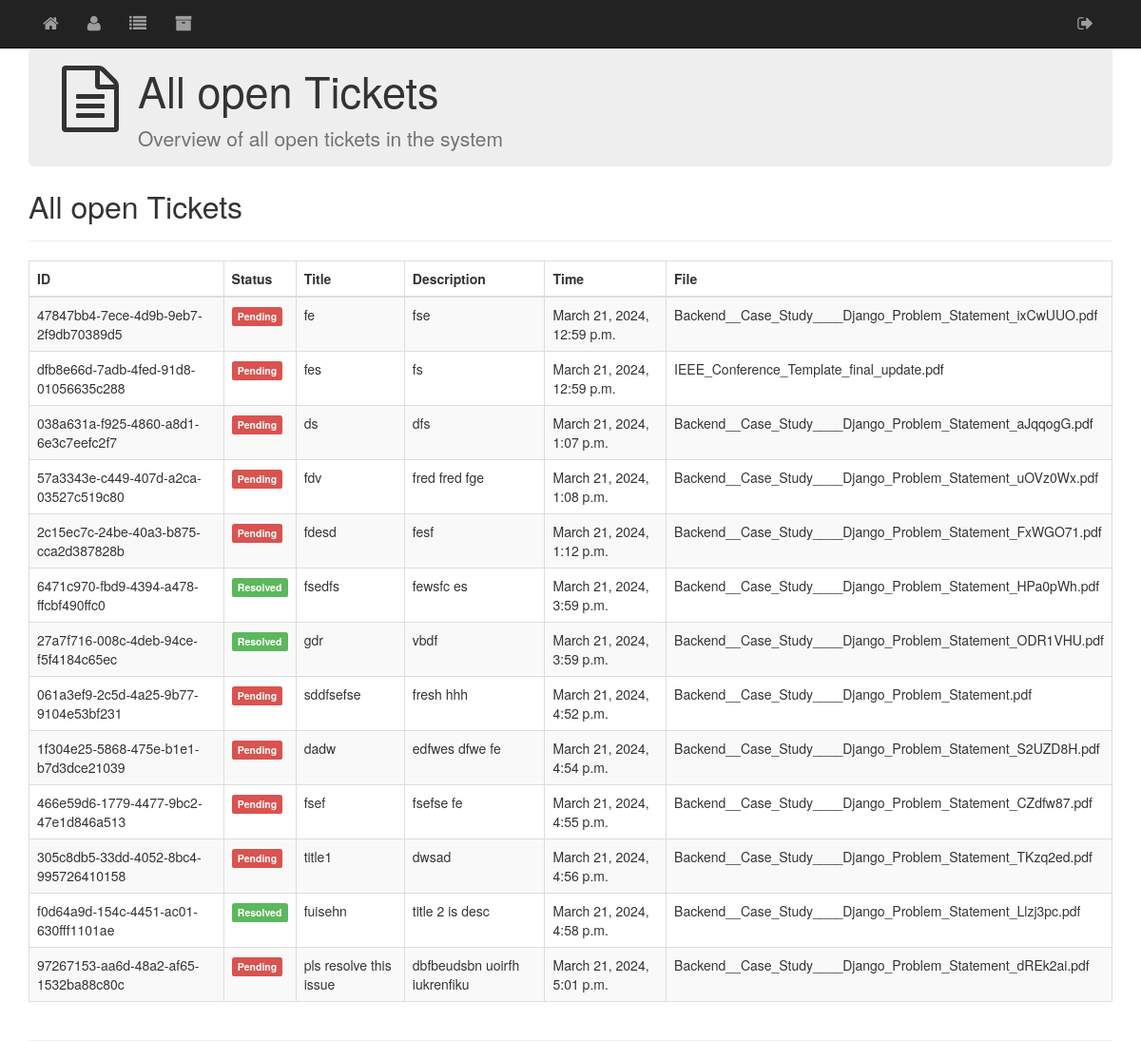
/all_tickets/, run on an earlier commit of the app's database.
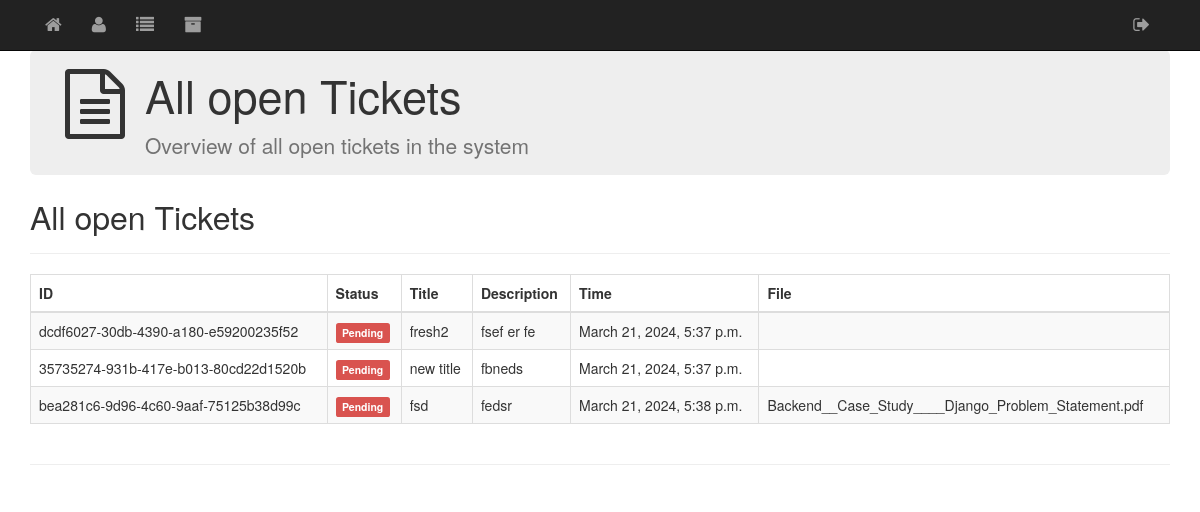
And on a later commit of the database.
### mysite/models.py (models this page shows)
class Ticket(models.Model):
    id = models.UUIDField(primary_key=True, default=uuid.uuid4, editable=False)
    Username = models.CharField(max_length=255,blank=False)
    Title = models.CharField(max_length=255,blank=False)
    Description = models.TextField(max_length=255)
    Email = models.EmailField(max_length=254, blank=False)
    file= models.FileField(blank=True, null=True)
    Time = models.DateTimeField(auto_now=True)
    Status = models.BooleanField(default=False, blank=False)

### mysite/views.py (the view)
# urls.py: path("all_tickets/",views.all_tickets, name="all_tickets"),
def all_tickets(request):
    all_tickets = Ticket.objects.all()
    return render(request,"all-tickets.html",{'tickets': all_tickets})

### templates/all-tickets.html (shortened to what this page needs)
{% extends "base.html" %}
{% block header_icon %}<i class="fa fa-file-text-o fa-5x"></i>{% endblock %}
{% block headline %}All open Tickets{% endblock %}
{% block head-message %}Overview of all open tickets in the system{% endblock %}
{% block content %}
<link rel="stylesheet" type="text/css" href="//cdn.datatables.net/plug-ins/9dcbecd42ad/integration/bootstrap/3/dataTables.bootstrap.css">
<div class="row">
    <div class="col-lg-12">
    <div class="page-header"><h1>All open Tickets</h1></div>
    <table id="assigned" class="table table-striped table-bordered" cellspacing="0" width="100%">
        <thead>
        <tr>
            <th>ID</th>
            <th>Status</th>
            <th>Title</th>
            <th>Description</th>
            <th>Time</th>
            <th>File</th>
        </tr>
        </thead>
        <tbody>
    {% for ticket in tickets %}
        <tr>
            <td>{{ ticket.id }}</a></td>
            <td>{% if ticket.Status == False %}
                   <span class="label label-danger">Pending</span>
                {% elif ticket.status == "IN PROGRESS" %}
                   <span class="label label-default">IN PROGRESS</span>
                {% elif ticket.status == "WAITING" %}
                   <span class="label label-warning">WAITING</span>
                {% elif ticket.Status == True %}
                   <span class="label label-success">Resolved</span>
                {% else %}
                {{ ticket.status }}
                {% endif %}
            </td>
            <td>{{ ticket.Title }}</td>
            <td>{{ ticket.Description }}</td>
            <td>{{ ticket.Time }}</td>
            <td>{{ ticket.file }}</td>
        </tr>
    {% endfor %}
    </tbody></table>
    </div>
</div>
{% endblock %}

### templates/base.html (shortened to what this page needs)
{% load static %}
<!DOCTYPE html>
<html lang="en">
  <head>
    <link
      href="{% static 'bootstrap/css/bootstrap.min.css' %}"
      rel="stylesheet"
    />
    <link
      href="{% static 'font-awesome/css/font-awesome.min.css' %}"
      rel="stylesheet"
    />
    <link
      rel="stylesheet"
      type="text/css"
      href="{% static 'css/style.css' %}"
      media="screen"
    />
    <link
      rel="stylesheet"
      type="text/css"
      href="{% static 'css/print.css' %}"
      media="print"
    />
  </head>
  <body>
    <nav class="navbar navbar-inverse navbar-fixed-top" role="navigation">
      <div class="container">
        <div class="collapse navbar-collapse" id="bs-example-navbar-collapse-1">
          <ul class="nav navbar-nav">
            <li>
              <a href="/home/" title="Inbox"><i class="fa fa-home"></i></a>
            </li>
            <li>
              <a href="/profile/" title="Profile"
                ><i class="fa fa-user"></i
              ></a>
            </li>
            <li>
              <a href="/all_tickets/" title="All Tickets"
                ><i class="fa fa-list"></i
              ></a>
            </li>
            <li>
              <a href="/admin/" title="admin"
                ><i class="fa fa-archive"></i
              ></a>
            </li>
          </ul>
          <ul class="nav navbar-nav navbar-right" style="padding-right: 20px">
            <li>
              <a href="/logout/" title="Logout"
                ><i class="fa fa-sign-out"></i
              ></a>
            </li>
          </ul>
        </div>
      </div>
    </nav>
    <div class="container">
      <div class="row">
        <div class="col-lg-12">
          <div class="jumbotron" style="padding: 0px; margin-bottom: 0px">
            <div class="container">
              <div id="header_icon">{% block header_icon %}{% endblock %}</div>
              <h1>{% block headline %}{% endblock %}</h1>
              <p id="header_subtitle">{% block head-message %}{% endblock %}</p>
            </div>
          </div>
        </div>
      </div>
      {% block breadcrum %} {% endblock %} {% block content %} {% endblock %}
      <hr />
    </div>
  </body>
</html>

### static/css/style.css (style rules this page uses)
body { padding-top: 50px; }
#header_icon { float: left; padding: 20px; }
#header_subtitle { color: #737373; }
.jumbotron h1 { font-size: 45px; }
.page-header { padding-bottom: 9px; margin: 24px 0px 20px; border-bottom: 1px solid #EEE; }
.page-header h1 { font-size: 32px; }
.navbar .fa { font-size: 18px; }

### static/css/print.css (style rules this page uses)
.jumbotron { display: none; }
a[href]:after { content: none !important; }

What changed in the data, as far as the page shows it:
removed Ticket: id "47847bb4-7ece-4d9b-9eb7-2f9db70389d5", Status "Pending", Title "fe", Description "fse", Time "March 21, 2024, 12:59 p.m.", file "Backend__Case_Study____Django_Problem_Statement_ixCwUUO.pdf"
removed Ticket: id "dfb8e66d-7adb-4fed-91d8-01056635c288", Status "Pending", Title "fes", Description "fs", Time "March 21, 2024, 12:59 p.m.", file "IEEE_Conference_Template_final_update.pdf"
removed Ticket: id "038a631a-f925-4860-a8d1-6e3c7eefc2f7", Status "Pending", Title "ds", Description "dfs", Time "March 21, 2024, 1:07 p.m.", file "Backend__Case_Study____Django_Problem_Statement_aJqqogG.pdf"
removed Ticket: id "57a3343e-c449-407d-a2ca-03527c519c80", Status "Pending", Title "fdv", Description "fred fred fge", Time "March 21, 2024, 1:08 p.m.", file "Backend__Case_Study____Django_Problem_Statement_uOVz0Wx.pdf"
removed Ticket: id "2c15ec7c-24be-40a3-b875-cca2d387828b", Status "Pending", Title "fdesd", Description "fesf", Time "March 21, 2024, 1:12 p.m.", file "Backend__Case_Study____Django_Problem_Statement_FxWGO71.pdf"
removed Ticket: id "6471c970-fbd9-4394-a478-ffcbf490ffc0", Status "Resolved", Title "fsedfs", Description "fewsfc es", Time "March 21, 2024, 3:59 p.m.", file "Backend__Case_Study____Django_Problem_Statement_HPa0pWh.pdf"
removed Ticket: id "27a7f716-008c-4deb-94ce-f5f4184c65ec", Status "Resolved", Title "gdr", Description "vbdf", Time "March 21, 2024, 3:59 p.m.", file "Backend__Case_Study____Django_Problem_Statement_ODR1VHU.pdf"
removed Ticket: id "061a3ef9-2c5d-4a25-9b77-9104e53bf231", Status "Pending", Title "sddfsefse", Description "fresh hhh", Time "March 21, 2024, 4:52 p.m.", file "Backend__Case_Study____Django_Problem_Statement.pdf"
removed Ticket: id "1f304e25-5868-475e-b1e1-b7d3dce21039", Status "Pending", Title "dadw", Description "edfwes dfwe fe", Time "March 21, 2024, 4:54 p.m.", file "Backend__Case_Study____Django_Problem_Statement_S2UZD8H.pdf"
removed Ticket: id "466e59d6-1779-4477-9bc2-47e1d846a513", Status "Pending", Title "fsef", Description "fsefse fe", Time "March 21, 2024, 4:55 p.m.", file "Backend__Case_Study____Django_Problem_Statement_CZdfw87.pdf"
removed Ticket: id "305c8db5-33dd-4052-8bc4-995726410158", Status "Pending", Title "title1", Description "dwsad", Time "March 21, 2024, 4:56 p.m.", file "Backend__Case_Study____Django_Problem_Statement_TKzq2ed.pdf"
removed Ticket: id "f0d64a9d-154c-4451-ac01-630fff1101ae", Status "Resolved", Title "fuisehn", Description "title 2 is desc", Time "March 21, 2024, 4:58 p.m.", file "Backend__Case_Study____Django_Problem_Statement_Llzj3pc.pdf"
removed Ticket: id "97267153-aa6d-48a2-af65-1532ba88c80c", Status "Pending", Title "pls resolve this issue", Description "dbfbeudsbn uoirfh iukrenfiku", Time "March 21, 2024, 5:01 p.m.", file "Backend__Case_Study____Django_Problem_Statement_dREk2ai.pdf"
added Ticket: id "dcdf6027-30db-4390-a180-e59200235f52", Status "Pending", Title "fresh2", Description "fsef er fe", Time "March 21, 2024, 5:37 p.m."
added Ticket: id "35735274-931b-417e-b013-80cd22d1520b", Status "Pending", Title "new title", Description "fbneds", Time "March 21, 2024, 5:37 p.m."
added Ticket: id "bea281c6-9d96-4c60-9aaf-75125b38d99c", Status "Pending", Title "fsd", Description "fedsr", Time "March 21, 2024, 5:38 p.m.", file "Backend__Case_Study____Django_Problem_Statement.pdf"
